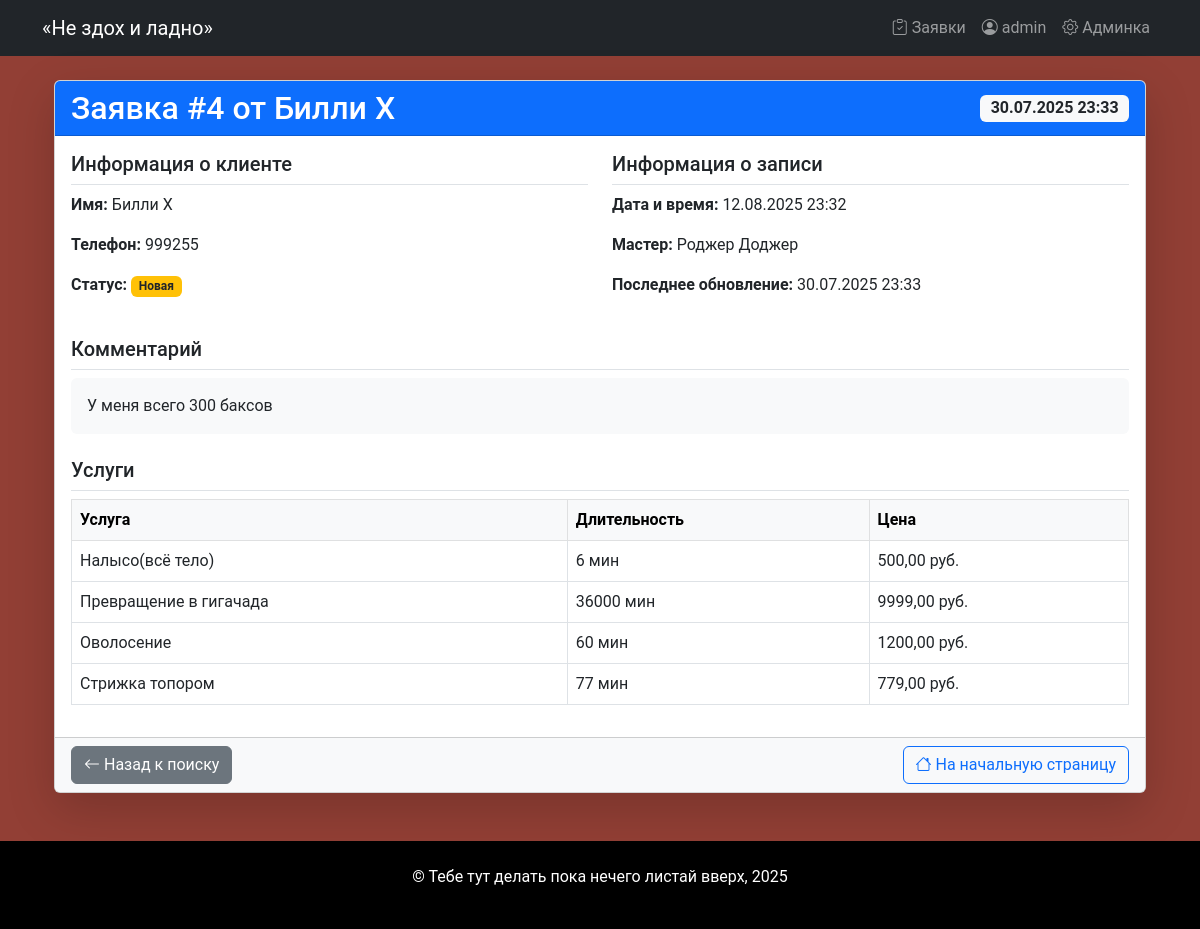
The page /order/4/ (signed in) on the database its author committed.
### core/models.py (models this page shows, shortened)
class Order(models.Model):
    STATUS_CHOICES = [
        ('not_approved', 'Не подтверждена'),
        ('new', 'Новая'),
        ('confirmed', 'Подтверждена'),
        ('cancelled', 'Отменена'),
        ('completed', 'Выполнена')
    ]
    client_name = models.CharField(max_length=100, verbose_name="Имя клиента")
    phone = models.CharField(max_length=20, verbose_name="Телефон")
    comment = models.TextField(blank=True, verbose_name="Комментарий")
    status = models.CharField (
        max_length=50,
        choices=STATUS_CHOICES,
        default="not_approved",
        verbose_name="Статус")
    date_created = models.DateTimeField(auto_now_add=True, verbose_name="Дата создания")
    date_updated = models.DateTimeField(null=True, auto_now=True, verbose_name="Дата обновления")
    master = models.ForeignKey(
        "Master",
        on_delete=models.SET_NULL,
        null=True,
        blank=True,
        verbose_name="Мастер")
    services = models.ManyToManyField(
        "Service",
        related_name="orders",
        verbose_name="Услуги"
    )
    appointment_date = models.DateTimeField(verbose_name="Дата и время записи")
    class Meta:
        verbose_name = "Запись"
        verbose_name_plural="Записи"

class Master(models.Model):
    name = models.CharField(max_length=150, verbose_name="Имя")
    photo = models.ImageField(upload_to="masters/", blank=True, verbose_name="Фотография", null=True)
    phone = models.CharField(max_length=20, verbose_name="Телефон")
    address = models.CharField(max_length=256, verbose_name="Адрес")
    experience = models.PositiveIntegerField(
        verbose_name="Стаж работы",
        help_text="Опыт работы в годах")
    services = models.ManyToManyField(
        "Service",
        related_name="masters",
        verbose_name="Услуги")
    is_active = models.BooleanField(
        default=True,
        verbose_name="Активен")
    class Meta:
        verbose_name = "Мастер"
        verbose_name_plural="Мастера"

class Service(models.Model):
    name = models.CharField(max_length=200, verbose_name="Название")
    description = models.TextField(blank=True, verbose_name="Описание")
    price = models.DecimalField(
        max_digits=10,
        decimal_places=2,
        verbose_name="Цена")
    duration = models.PositiveIntegerField (verbose_name="Длительность", help_text="Время выполнения в минутах")
    is_popular = models.BooleanField(default=False,  verbose_name="Популярная услуга")
    image = models.ImageField(
        null=True,
        upload_to="services/",
        blank=True,
        verbose_name="Изображение")
    class Meta:
        verbose_name = "Услуга"
        verbose_name_plural="Услуги"

### core/views.py (the view)
# urls.py: path('order/<int:pk>/', order_detail, name='order_detail'),
@login_required
def order_detail(request, pk):
    order  = get_object_or_404(Order, pk=pk)
    return render(request, 'order_detail.html', {'order': order})

### core/context_processors.py (called while the page is built)
def menu_barbershop(request):
    menu_context = [
        {"name": "Главная", "url": reverse("landing")},
        {"name": "О нас", "url": reverse("landing") + "#about"},
        {"name": "Преимущества", "url": reverse("landing") + "#benefits"},
        {"name": "Мастера", "url": reverse("landing") + "#masters"},
        {"name": "Услуги", "url": reverse("landing") + "#services"},
        {"name": "Запись", "url": reverse("landing") + "#booking"},
        {"name": "Спасибо", "url": reverse("thanks")},
    ]
    return menu_context

### templates/order_detail.html
{% extends 'base.html' %}
{% block content %}
<div class="container">
    <div class="card shadow-lg">
        <div class="card-header bg-primary text-white">
            <div class="d-flex justify-content-between align-items-center">
                <h2 class="mb-0">Заявка #{{ order.id }} от {{ order.client_name }}</h2>
                <span class="badge bg-light text-dark fs-6">
                    {{ order.date_created|date:"d.m.Y H:i" }}
                </span>
            </div>
        </div>
        <div class="card-body">
            <div class="row mb-4">
                <div class="col-md-6">
                    <h5 class="border-bottom pb-2">Информация о клиенте</h5>
                    <p><strong>Имя:</strong> {{ order.client_name }}</p>
                    <p><strong>Телефон:</strong> {{ order.phone }}</p>
                    <p><strong>Статус:</strong>
                        <span class="badge
                            {% if order.status == 'completed' %}bg-success
                            {% elif order.status == 'cancelled' %}bg-danger
                            {% elif order.status == 'confirmed' %}bg-primary
                            {% else %}bg-warning text-dark{% endif %}">
                            {{ order.get_status_display }}
                        </span>
                    </p>
                </div>
                <div class="col-md-6">
                    <h5 class="border-bottom pb-2">Информация о записи</h5>
                    <p><strong>Дата и время:</strong> {{ order.appointment_date|date:"d.m.Y H:i" }}</p>
                    <p><strong>Мастер:</strong>
                        {% if order.master %}
                        {{ order.master.name }}
                        {% else %}
                        <span class="text-muted">Не назначен</span>
                        {% endif %}
                    </p>
                    <p><strong>Последнее обновление:</strong> {{ order.date_updated|date:"d.m.Y H:i" }}</p>
                </div>
            </div>
            <div class="row mb-4">
                <div class="col-12">
                    <h5 class="border-bottom pb-2">Комментарий</h5>
                    <div class="bg-light p-3 rounded">
                        {% if order.comment %}
                        {{ order.comment }}
                        {% else %}
                        <span class="text-muted">Комментарий не оставлен</span>
                        {% endif %}
                    </div>
                </div>
            </div>
            <div class="row">
                <div class="col-12">
                    <h5 class="border-bottom pb-2">Услуги</h5>
                    <div class="table-responsive">
                        <table class="table table-bordered">
                            <thead class="table-light">
                                <tr>
                                    <th>Услуга</th>
                                    <th>Длительность</th>
                                    <th>Цена</th>
                                </tr>
                            </thead>
                            <tbody>
                                {% for service in order.services.all %}
                                <tr>
                                    <td>{{ service.name }}</td>
                                    <td>{{ service.duration }} мин</td>
                                    <td>{{ service.price }} руб.</td>
                                </tr>
                                {% empty %}
                                <tr>
                                    <td colspan="3" class="text-center text-muted">
                                        Услуги не выбраны
                                    </td>
                                </tr>
                                {% endfor %}
                            </tbody>
                        </table>
                    </div>
                </div>
            </div>
        </div>
        <div class="card-footer bg-light">
            <div class="d-flex justify-content-between">
                <a href="{% url 'orders_list' %}" class="btn btn-secondary">
                    <i class="bi bi-arrow-left"></i> Назад к поиску
                </a>
                <a href="{% url 'landing' %}" class="btn btn-outline-primary">
                    <i class="bi bi-house"></i> На начальную страницу
                </a>
            </div>
        </div>
    </div>
</div>
{% endblock %}

### templates/includes/menu.html (shortened to what this page needs)
<nav class="navbar navbar-expand-lg navbar-dark bg-dark">
    <div class="container">
        <a class="navbar-brand" href="{% url 'landing' %}">«Не здох и ладно»</a>
        <div class="collapse navbar-collapse" id="navbarNav">
            {% if user.is_authenticated %}
            <ul class="navbar-nav">
                <li class="nav-item">
                    <a class="nav-link" href="#" data-bs-toggle="dropdown">
                        <i class="bi bi-clipboard-check"></i> Заявки
                    </a>
                </li>
                <li class="nav-item">
                    <a class="nav-link" href="#">
                        <i class="bi bi-person-circle"></i> {{ user.username }}
                    </a>
                </li>
                {% if user.is_staff %}
                <li class="nav-item">
                    <a class="nav-link" href="{% url 'admin:index' %}">
                        <i class="bi bi-gear"></i> Админка
                    </a>
                </li>
                {% endif %}
            </ul>
            {% endif %}
        </div>
    </div>
</nav>

### static/css/main.css (style rules this page uses)
body { background-color: #7c170cd3; font-family: "Roboto", sans-serif; }

### rows shown on the page
Order: id "4", client_name "Билли Х", date_created "30.07.2025 23:33", phone "999255", status "Новая", appointment_date "12.08.2025 23:32", master.name "Роджер Доджер", date_updated "30.07.2025 23:33", comment "У меня всего 300 баксов"
Service: name "Налысо(всё тело)", duration "6", price "500,00"
Service: name "Превращение в гигачада", duration "36000", price "9999,00"
Service: name "Оволосение", duration "60", price "1200,00"
Service: name "Стрижка топором", duration "77", price "779,00"

### other values the page prints
{{ user.username }} "admin"
